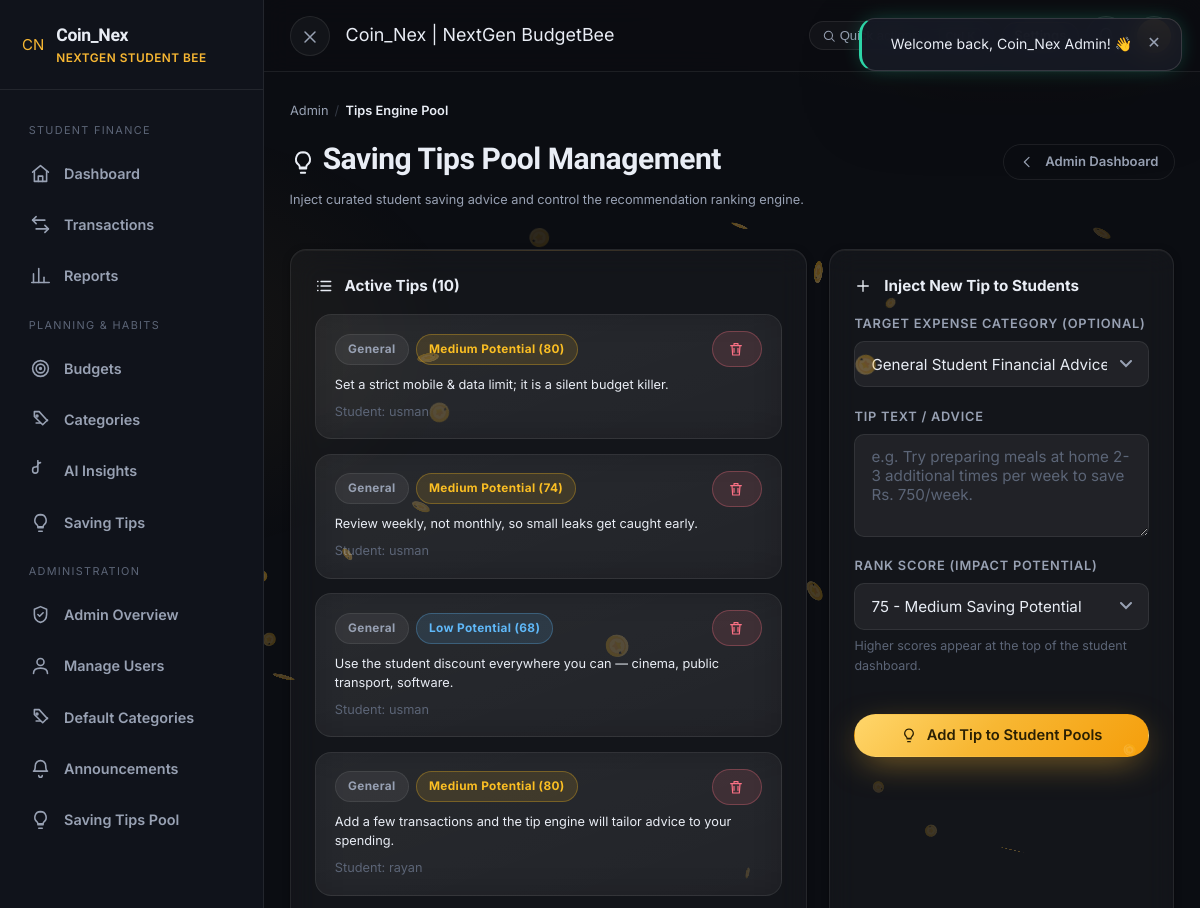
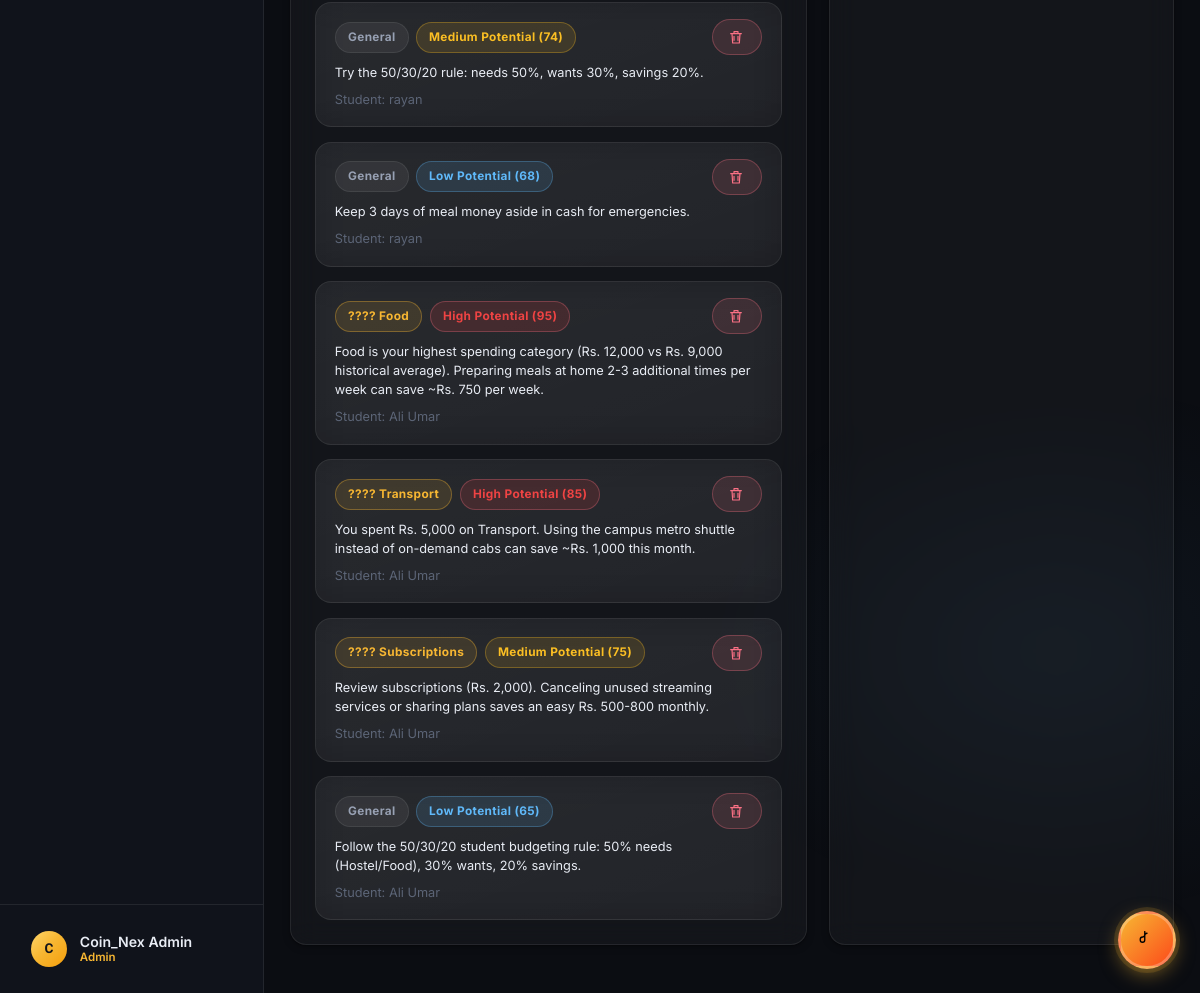
Screenshot of /admin/tips (signed in) with the database file from the repository (2 pictures, top to bottom).
### tables this page shows
CREATE TABLE `tips` (
  `tip_id` int(10) UNSIGNED NOT NULL,
  `user_id` int(10) UNSIGNED NOT NULL,
  `category_id` int(10) UNSIGNED DEFAULT NULL,
  `tip_text` text NOT NULL,
  `rank_score` decimal(6,2) NOT NULL DEFAULT 0.00 COMMENT 'Estimated saving impact ranking',
  `is_pinned` tinyint(1) NOT NULL DEFAULT 0,
  `is_dismissed` tinyint(1) NOT NULL DEFAULT 0,
  `bookmarked` tinyint(1) NOT NULL DEFAULT 0,
  `created_at` datetime NOT NULL DEFAULT current_timestamp()
);

CREATE TABLE `users` (
  `user_id` int(10) UNSIGNED NOT NULL,
  `name` varchar(100) NOT NULL,
  `email` varchar(150) NOT NULL,
  `password_hash` varchar(255) NOT NULL,
  `role` enum('student','admin') NOT NULL DEFAULT 'student',
  `academic_year` varchar(50) DEFAULT NULL,
  `monthly_allowance_baseline` decimal(10,2) DEFAULT 0.00,
  `savings_goal` decimal(10,2) DEFAULT 0.00,
  `currency` varchar(3) NOT NULL DEFAULT 'PKR',
  `is_active` tinyint(1) NOT NULL DEFAULT 1,
  `theme` enum('dark','light') NOT NULL DEFAULT 'dark',
  `font_scale` decimal(3,2) NOT NULL DEFAULT 1.00,
  `last_login` datetime DEFAULT NULL,
  `created_at` datetime NOT NULL DEFAULT current_timestamp()
);

CREATE TABLE `categories` (
  `category_id` int(10) UNSIGNED NOT NULL,
  `name` varchar(60) NOT NULL,
  `type` enum('income','expense') NOT NULL,
  `icon` varchar(40) NOT NULL DEFAULT '????',
  `is_default` tinyint(1) NOT NULL DEFAULT 0,
  `user_id` int(10) UNSIGNED DEFAULT NULL COMMENT 'Owner when personal; NULL for system defaults',
  `created_at` datetime NOT NULL DEFAULT current_timestamp()
);

### app/controllers/AdminController.php (called while the page is built, shortened)
<?php
final class AdminController
{
    public function tips(): void
    {
        $tips = Database::fetchAll(
            'SELECT t.*, c.name AS category_name, c.icon AS category_icon, u.name AS user_name
               FROM tips t
               LEFT JOIN categories c ON c.category_id = t.category_id
               LEFT JOIN users u ON u.user_id = t.user_id
              ORDER BY t.created_at DESC LIMIT 50'
        );
        require VIEWS_PATH . '/layouts/app-layout.php';
    }
}

### app/core/App.php (called while the page is built, shortened)
<?php
final class App
{
    public static function run(): void
    {
        $path = Helper::basePathUri();
        $segments = $path === '/' ? [] : array_values(array_filter(explode('/', $path), static fn ($s) => $s !== ''));
        [$controllerClass, $methodSegment, $paramOffset] = self::resolve($segments);
        $params = array_slice($segments, $paramOffset);
        $controller = new $controllerClass();
        $controller->{$methodSegment}(...array_values($params));
    }
    private static function resolve(array $segments): array
    {
        $slug = $segments[0] ?? 'home';
        $controller = preg_replace('/[^a-zA-Z0-9_]/', '', $slug);
        $method     = preg_replace('/[^a-zA-Z0-9_]/', '', $segments[1] ?? 'index');
        return [ucfirst($controller) . 'Controller', $method, 2];
    }
}

### public/index.php (called while the page is built, shortened)
<?php
require dirname(__DIR__) . '/config/config.php';
App::run();

### config/config.php (called while the page is built, shortened)
<?php
spl_autoload_register(static function (string $class): void {
    $map = [
        APP_PATH . '/core',
        APP_PATH . '/controllers',
        APP_PATH . '/models',
    ];
    foreach ($map as $dir) {
        $file = $dir . '/' . $class . '.php';
        if (is_file($file)) {
            return;
        }
    }
});

### app/core/Database.php (called while the page is built, shortened)
<?php
final class Database
{
    private static ?PDO $pdo = null;
    public static function pdo(): PDO
    {
        if (self::$pdo === null) {
            $dsn = 'mysql:host=' . DB_HOST . ';dbname=' . DB_NAME . ';charset=' . DB_CHARSET;
            self::$pdo = new PDO($dsn, DB_USER, DB_PASS, [
                PDO::ATTR_ERRMODE            => PDO::ERRMODE_EXCEPTION,
                PDO::ATTR_DEFAULT_FETCH_MODE => PDO::FETCH_ASSOC,
                PDO::ATTR_EMULATE_PREPARES   => false,
            ]);
        }
        return self::$pdo;
    }
    public static function run(string $sql, array $params = []): PDOStatement
    {
        $stmt = self::pdo()->prepare($sql);
        $stmt->execute($params);
        return $stmt;
    }
    public static function fetchAll(string $sql, array $params = []): array
    {
        return self::run($sql, $params)->fetchAll();
    }
}

### app/views/pages/admin/tips.php (the view, shortened to what this page needs)
<div class="flex between wrap gap-2 items-center mb-3">
    <div>
        <div class="breadcrumbs"><a href="<?= Helper::url('admin') ?>">Admin</a><span class="sep">/</span><span class="current">Tips Engine Pool</span></div>
        <h1><?= Helper::icon('bulb', '26') ?> Saving Tips Pool Management</h1>
        <p class="muted small">Inject curated student saving advice and control the recommendation ranking engine.</p>
    </div>
    <div class="flex gap-1 wrap">
        <a href="<?= Helper::url('admin') ?>" class="btn btn-ghost btn-sm"><?= Helper::icon('chevron-left', '15') ?> Admin Dashboard</a>
    </div>
</div>
<div class="stagger" style="display:grid;grid-template-columns:1.5fr 1fr;gap:1.4rem;">
    <div class="card animate-up">
        <div class="card-title"><?= Helper::icon('list', '18') ?> Active Tips (<?= count($tips) ?>)</div>
        <?php if (empty($tips)): ?>
            <div class="text-center muted" style="padding:2.6rem;">No tips found. Add your first tip using the form.</div>
        <?php else: ?>
        <div style="display:flex;flex-direction:column;gap:.9rem;">
            <?php foreach ($tips as $ti): ?>
            <?php
                $score = (float) $ti['rank_score'];
                $potential = $score >= 85 ? 'High' : ($score >= 70 ? 'Medium' : 'Low');
                $badgeClass = $score >= 85 ? 'badge-danger' : ($score >= 70 ? 'badge-warning' : 'badge-info');
            ?>
            <div class="glass" style="padding:1rem 1.2rem;">
                <div class="flex between items-center mb-1">
                    <div class="flex items-center gap-1">
                        <?php if ($ti['category_name']): ?>
                        <span class="badge badge-brand"><?= Helper::e($ti['category_icon'] ?? '📌') ?> <?= Helper::e($ti['category_name']) ?></span>
                        <?php else: ?>
                        <span class="badge">General</span>
                        <?php endif; ?>
                        <span class="badge <?= $badgeClass ?>"><?= $potential ?> Potential (<?= (int)$score ?>)</span>
                    </div>
                    <form method="post" action="<?= Helper::url('admin/tipDelete/' . (int) $ti['tip_id']) ?>" class="inline" onsubmit="return confirm('Remove this tip?');">
                        <button type="submit" class="btn btn-danger btn-sm" title="Remove tip"><?= Helper::icon('trash', '13') ?></button>
                    </form>
                </div>
                <div class="small" style="line-height:1.5;margin-top:.4rem;"><?= Helper::e($ti['tip_text']) ?></div>
                <div class="faint small mt-1">Student: <?= Helper::e($ti['user_name'] ?? 'All Students') ?></div>
            </div>
            <?php endforeach; ?>
        </div>
        <?php endif; ?>
    </div>
    <div class="card animate-up" style="animation-delay:.05s;">
        <div class="card-title"><?= Helper::icon('plus', '18') ?> Inject New Tip to Students</div>
        <form method="post" action="<?= Helper::url('admin/tipAdd') ?>">
            <div class="field">
                <label>Target Expense Category (Optional)</label>
                <select name="category_id" class="select">
                    <option value="0">General Student Financial Advice</option>
                </select>
            </div>
            <div class="field">
                <label>Tip Text / Advice</label>
                <textarea name="tip_text" class="input" rows="4" placeholder="e.g. Try preparing meals at home 2-3 additional times per week to save Rs. 750/week." required minlength="10" style="resize:vertical;"></textarea>
            </div>
            <div class="field">
                <label>Rank Score (Impact Potential)</label>
                <select name="rank_score" class="select">
                    <option value="75" selected>75 - Medium Saving Potential</option>
                </select>
                <div class="form-hint">Higher scores appear at the top of the student dashboard.</div>
            </div>
            <button type="submit" class="btn btn-primary btn-block mt-3"><?= Helper::icon('bulb', '16') ?> Add Tip to Student Pools</button>
        </form>
    </div>
</div>

### app/core/Helper.php (shortened to what this page needs)
<?php
final class Helper
{
    public static function url(string $path = ''): string
    {
        $base = rtrim(BASE_URL, '/');
        $trimmed = ltrim($path, '/');
        return ($base === '' ? '' : $base) . '/' . $trimmed;
    }
    public static function icon(string $name, string $size = '20'): string
    {
        $paths = $icons[$name] ?? '';
        if ($paths === '') return '';
        return '<svg class="cc-icon" width="' . $size . '" height="' . $size . '" viewBox="0 0 24 24" fill="none" stroke="currentColor" stroke-width="1.8" stroke-linecap="round" stroke-linejoin="round" aria-hidden="true">' . $paths . '</svg>';
    }
    public static function e(mixed $value): string
    {
        return htmlspecialchars((string) $value, ENT_QUOTES, 'UTF-8');
    }
}

### rows the page displays
tips: shows "General", rank_score "Medium", rank_score "80", $size 13 (drawn), tip_text "Set a strict mobile & data limit; it is a silent budget killer.", user.name "usman"
tips: shows "General", rank_score "Medium", rank_score "74", $size 13 (drawn), tip_text "Review weekly, not monthly, so small leaks get caught early.", user.name "usman"
tips: shows "General", rank_score "Low", rank_score "68", $size 13 (drawn), tip_text "Use the student discount everywhere you can — cinema, public transport, software.", user.name "usman"
tips: shows "General", rank_score "Medium", rank_score "80", $size 13 (drawn), tip_text "Add a few transactions and the tip engine will tailor advice to your spending.", user.name "rayan"
tips: shows "General", rank_score "Medium", rank_score "74", $size 13 (drawn), tip_text "Try the 50/30/20 rule: needs 50%, wants 30%, savings 20%.", user.name "rayan"
tips: shows "General", rank_score "Low", rank_score "68", $size 13 (drawn), tip_text "Keep 3 days of meal money aside in cash for emergencies.", user.name "rayan"
tips: category.icon "????", category.name "Food", rank_score "High", rank_score "95", $size 13 (drawn), tip_text "Food is your highest spending category (Rs. 12,000 vs Rs. 9,000 historical average). Preparing meals at home 2-3 additional times per week can save ~Rs. 750 per week.", user.name "Ali Umar"
tips: category.icon "????", category.name "Transport", rank_score "High", rank_score "85", $size 13 (drawn), tip_text "You spent Rs. 5,000 on Transport. Using the campus metro shuttle instead of on-demand cabs can save ~Rs. 1,000 this month.", user.name "Ali Umar"
tips: category.icon "????", category.name "Subscriptions", rank_score "Medium", rank_score "75", $size 13 (drawn), tip_text "Review subscriptions (Rs. 2,000). Canceling unused streaming services or sharing plans saves an easy Rs. 500-800 monthly.", user.name "Ali Umar"
tips: shows "General", rank_score "Low", rank_score "65", $size 13 (drawn), tip_text "Follow the 50/30/20 student budgeting rule: 50% needs (Hostel/Food), 30% wants, 20% savings.", user.name "Ali Umar"

### other values shown
Helper::e(APP_NAME) "Coin_Nex"
$label "Dashboard"
$label "Transactions"
$label "Reports"
$label "Budgets"
$label "Categories"
$label "AI Insights"
$label "Saving Tips"
$label "Admin Overview Manage Users Default Categories Announcements Saving Tips Pool"
Helper::e(mb_strtoupper(mb_substr($currentUser['name'] ?? 'U', 0, 1))) "C"
Helper::e($currentUser['name'] ?? 'User') "Coin_Nex Admin"
Helper::e($currentUser['role'] ?? 'student') "Admin"
Helper::e($pageTitle) "Coin_Nex | NextGen BudgetBee"
count($tips) "10"
